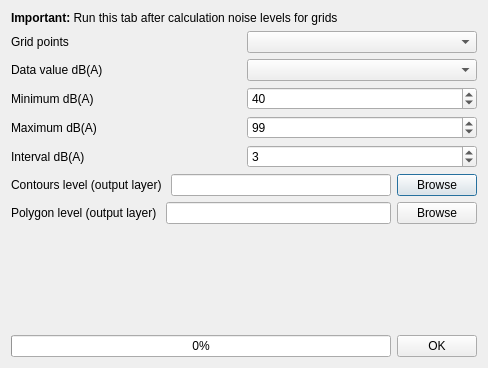
<?xml version="1.0" encoding="UTF-8"?>
<ui version="4.0">
 <class>calculateGridNoise_window</class>
 <widget class="QDialog" name="calculateGridNoise_window">
  <property name="geometry">
   <rect>
    <x>0</x>
    <y>0</y>
    <width>488</width>
    <height>368</height>
   </rect>
  </property>
  <property name="windowTitle">
   <string>Calculate Grid Noise</string>
  </property>
  <layout class="QVBoxLayout" name="verticalLayout">
   <item>
    <widget class="QLabel" name="label_14">
     <property name="text">
      <string>&lt;html&gt;&lt;head/&gt;&lt;body&gt;&lt;p&gt;&lt;span style=&quot; font-weight:600;&quot;&gt;Important: &lt;/span&gt;Run this tab after calculation noise levels for grids&lt;/p&gt;&lt;/body&gt;&lt;/html&gt;</string>
     </property>
    </widget>
   </item>
   <item>
    <layout class="QHBoxLayout" name="horizontalLayout_13">
     <item>
      <widget class="QLabel" name="label_7">
       <property name="text">
        <string>Grid points</string>
       </property>
      </widget>
     </item>
     <item>
      <widget class="QgsMapLayerComboBox" name="layerTOrasterize_ComboBox"/>
     </item>
    </layout>
   </item>
   <item>
    <layout class="QHBoxLayout" name="horizontalLayout_8">
     <item>
      <widget class="QLabel" name="label_5">
       <property name="text">
        <string>Data value dB(A)</string>
       </property>
      </widget>
     </item>
     <item>
      <widget class="QgsFieldComboBox" name="fieldsLayer_ComboBox"/>
     </item>
    </layout>
   </item>
   <item>
    <layout class="QHBoxLayout" name="horizontalLayout_11">
     <item>
      <widget class="QLabel" name="label_11">
       <property name="text">
        <string>Minimum dB(A)</string>
       </property>
      </widget>
     </item>
     <item>
      <widget class="QSpinBox" name="min_spinBox">
       <property name="value">
        <number>40</number>
       </property>
      </widget>
     </item>
    </layout>
   </item>
   <item>
    <layout class="QHBoxLayout" name="horizontalLayout_12">
     <item>
      <widget class="QLabel" name="label_13">
       <property name="text">
        <string>Maximum dB(A)</string>
       </property>
      </widget>
     </item>
     <item>
      <widget class="QSpinBox" name="max_spinBox">
       <property name="maximum">
        <number>150</number>
       </property>
       <property name="value">
        <number>99</number>
       </property>
      </widget>
     </item>
    </layout>
   </item>
   <item>
    <layout class="QHBoxLayout" name="horizontalLayout_4">
     <item>
      <widget class="QLabel" name="label">
       <property name="text">
        <string>Interval dB(A)</string>
       </property>
      </widget>
     </item>
     <item>
      <widget class="QSpinBox" name="interval_spinBox">
       <property name="value">
        <number>3</number>
       </property>
      </widget>
     </item>
    </layout>
   </item>
   <item>
    <layout class="QHBoxLayout" name="horizontalLayout_9">
     <item>
      <widget class="QLabel" name="label_9">
       <property name="text">
        <string>Contours level (output layer) </string>
       </property>
      </widget>
     </item>
     <item>
      <widget class="QLineEdit" name="isoline_lineEdit"/>
     </item>
     <item>
      <widget class="QPushButton" name="isolineSave_pushButton">
       <property name="text">
        <string>Browse</string>
       </property>
      </widget>
     </item>
    </layout>
   </item>
   <item>
    <layout class="QHBoxLayout" name="horizontalLayout_2">
     <item>
      <widget class="QLabel" name="label_12">
       <property name="text">
        <string>Polygon level (output layer) </string>
       </property>
      </widget>
     </item>
     <item>
      <widget class="QLineEdit" name="polygon_lineEdit"/>
     </item>
     <item>
      <widget class="QPushButton" name="polygonSave_pushButton">
       <property name="text">
        <string>Browse</string>
       </property>
      </widget>
     </item>
    </layout>
   </item>
   <item>
    <spacer name="verticalSpacer">
     <property name="orientation">
      <enum>Qt::Vertical</enum>
     </property>
     <property name="sizeHint" stdset="0">
      <size>
       <width>20</width>
       <height>40</height>
      </size>
     </property>
    </spacer>
   </item>
   <item>
    <layout class="QHBoxLayout" name="horizontalLayout">
     <item>
      <widget class="QProgressBar" name="progressBarGrid">
       <property name="value">
        <number>0</number>
       </property>
      </widget>
     </item>
     <item>
      <widget class="QPushButton" name="runContPoly_pushButton">
       <property name="text">
        <string>OK</string>
       </property>
      </widget>
     </item>
    </layout>
   </item>
  </layout>
 </widget>
 <customwidgets>
  <customwidget>
   <class>QgsFieldComboBox</class>
   <extends>QComboBox</extends>
   <header>qgsfieldcombobox.h</header>
  </customwidget>
  <customwidget>
   <class>QgsMapLayerComboBox</class>
   <extends>QComboBox</extends>
   <header>qgsmaplayercombobox.h</header>
  </customwidget>
 </customwidgets>
 <resources/>
 <connections>
  <connection>
   <sender>layerTOrasterize_ComboBox</sender>
   <signal>layerChanged(QgsMapLayer*)</signal>
   <receiver>fieldsLayer_ComboBox</receiver>
   <slot>setLayer(QgsMapLayer*)</slot>
   <hints>
    <hint type="sourcelabel">
     <x>464</x>
     <y>92</y>
    </hint>
    <hint type="destinationlabel">
     <x>471</x>
     <y>142</y>
    </hint>
   </hints>
  </connection>
 </connections>
</ui>
